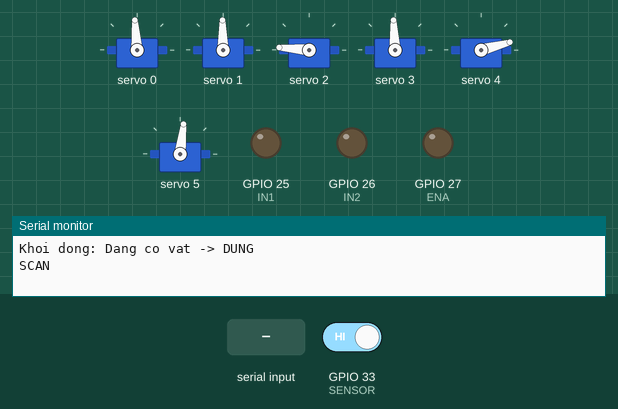
The sketch below on a simulated ESP32. Parts: 6 × servo, output pins drawn as LEDs (lit = HIGH), the last lines printed to the serial monitor. Inputs (shaded band) come from the test bench; at power-on: GPIO 33 (SENSOR) HIGH.

Above: at 2.2 s.
2.3 s: "R" received over Serial
At 4.0 s:
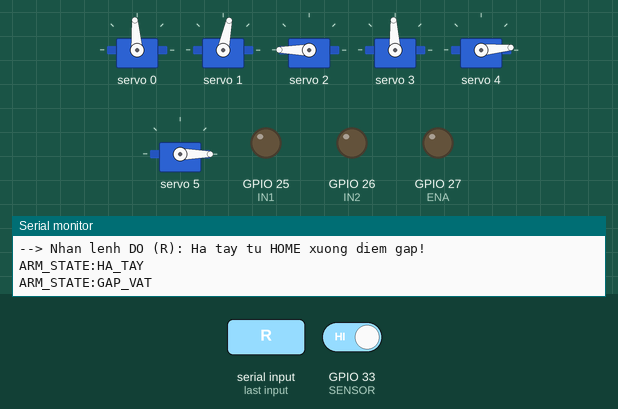
At 5.84 s:
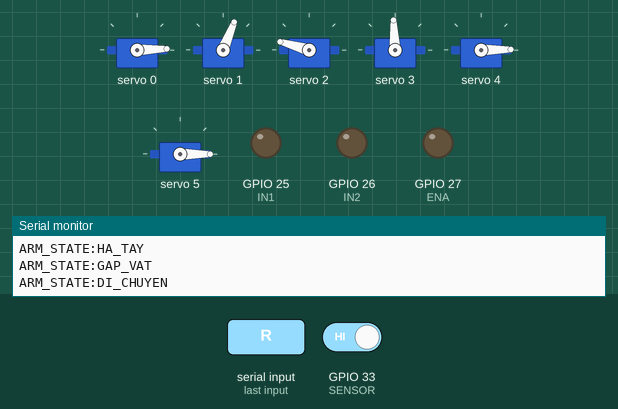
Timing chart, 0 to 9.8 s (numbered marks = the images above; inputs shaded):
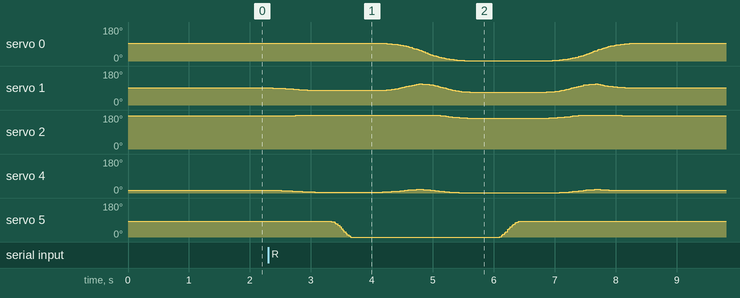

The sketch:

arm.ino
```cpp
#include <Wire.h>
#include <Adafruit_PWMServoDriver.h>

// ================= CẤU HÌNH BĂNG CHUYỀN & CẢM BIẾN =================
const int IN1 = 25;
const int IN2 = 26;
const int ENA = 27;
const int SENSOR = 33;                 // HIGH = có vật, LOW = không có vật

const int CONVEYOR_SPEED = 200;        // Tốc độ (0 - 255)
const unsigned long STOP_DELAY_MS   = 20;   // Thấy vật liên tục 20ms -> dừng
const unsigned long RESUME_DELAY_MS = 300;  // Hết vật liên tục 300ms -> chạy lại

bool conveyorRunning = false;
bool lastRaw = false;
unsigned long lastChange = 0;
unsigned long lastScanRequest = 0;

// ================= CẤU HÌNH PCA9685 & SERVO =================
Adafruit_PWMServoDriver pca = Adafruit_PWMServoDriver(0x40);

#define SDA_PIN 21
#define SCL_PIN 22
const float PWM_FREQ = 50.0;

const int servoPins[6]  = {0, 1, 2, 3, 4, 5};
const int servoMinUs[6] = {560, 600, 550, 550, 500, 500};
const int servoMaxUs[6] = {2460, 2400, 2450, 2450, 2300, 2300};

// Tọa độ Home khi chưa có vật và tọa độ Điểm Gắp
const float posHome[5] = {90, 88, 170, 90, 20};
const float posPick[5] = {90, 75, 175, 90, 10};

const int NUM_WAYPOINTS = 6;

// 1. Quỹ đạo cong VÒM CAO từ Điểm Gắp -> ĐỎ {0, 65, 160, 90, 5}
const float waypointsRed[NUM_WAYPOINTS][5] = {
  {90,  75, 175, 90, 10}, // Điểm 0: Vị trí Gắp (Giữ nguyên)
  {75,  96, 178, 90, 20}, // Điểm 1: Nhấc vọt lên cao
  {54, 110, 180, 90, 25}, // Điểm 2: Đỉnh đường cong (Cao nhất)
  {31, 105, 178, 90, 20}, // Điểm 3: Giữ độ cao khi xoay đế
  {13,  88, 170, 90, 12}, // Điểm 4: Hạ dần xuống vùng thả
  {0,   65, 160, 90, 5}   // Điểm 5: Vị trí Thả ĐỎ (Giữ nguyên)
};

// 2. Quỹ đạo cong VÒM CAO từ Điểm Gắp -> XANH DƯƠNG {0, 25, 90, 90, 0}
const float waypointsBlue[NUM_WAYPOINTS][5] = {
  {90,  75, 175, 90, 10}, // Điểm 0: Vị trí Gắp (Giữ nguyên)
  {75,  95, 176, 90, 20}, // Điểm 1: Nhấc vọt lên cao
  {54, 105, 172, 90, 25}, // Điểm 2: Đỉnh đường cong (Cao nhất)
  {31,  92, 158, 90, 18}, // Điểm 3: Giữ độ cao khi xoay đế
  {13,  62, 128, 90, 8},  // Điểm 4: Hạ dần xuống vùng thả
  {0,   25,  90, 90, 0}   // Điểm 5: Vị trí Thả XANH DƯƠNG (Giữ nguyên)
};

// 3. Quỹ đạo cong VÒM CAO từ Điểm Gắp -> XANH LÁ {0, 45, 135, 90, 0}
const float waypointsGreen[NUM_WAYPOINTS][5] = {
  {90,  75, 175, 90, 10}, // Điểm 0: Vị trí Gắp (Giữ nguyên)
  {75,  96, 178, 90, 20}, // Điểm 1: Nhấc vọt lên cao
  {54, 108, 176, 90, 25}, // Điểm 2: Đỉnh đường cong (Cao nhất)
  {31,  98, 166, 90, 18}, // Điểm 3: Giữ độ cao khi xoay đế
  {13,  74, 152, 90, 8},  // Điểm 4: Hạ dần xuống vùng thả
  {0,   45, 135, 90, 0}   // Điểm 5: Vị trí Thả XANH LÁ (Giữ nguyên)
};

const float (*activeWaypoints)[5] = waypointsRed;

// Khởi tạo tay máy ở vị trí HOME {90, 90, 90, 90, 90}, kẹp mở 90 độ
float currentAngle[6] = {90.0, 88.0, 170.0, 90.0, 20.0, 90.0};

// ================= BIẾN ĐIỀU KHIỂN QUỸ ĐẠO =================
const int UPDATE_INTERVAL = 10; // 10ms (100Hz)
unsigned long lastUpdateMillis = 0;

int sequenceStep = -1;
unsigned long actionStartTime = 0;

const unsigned long APPROACH_DURATION = 800;  // 0.8s đi từ Home xuống Điểm Gắp
const unsigned long CURVE_DURATION    = 1500; // 1.5s cho đường cong
const unsigned long GRIP_DURATION     = 400;  // 0.4s đóng/mở kẹp
const unsigned long PAUSE_TIME        = 400;  // 0.4s nghỉ ổn định

// Khai báo nguyên mẫu hàm
void runConveyor();
void stopConveyor();
void checkSerialCommand();
void applyServoAngle(int servoIndex, float angle);
void moveLinearSmooth(const float startPos[5], const float targetPos[5], float progress, float gripAngle);
void moveAlongCurve(float progress, bool isForward, float gripAngle);
void moveGripperSmooth(float startGrip, float targetGrip, float progress);

void runConveyor() {
  digitalWrite(IN1, HIGH);
  digitalWrite(IN2, LOW);
  ledcWrite(ENA, CONVEYOR_SPEED);
  conveyorRunning = true;
}

void stopConveyor() {
  if (conveyorRunning) {
    digitalWrite(IN1, HIGH);
    digitalWrite(IN2, HIGH);
    ledcWrite(ENA, 255);
    delay(50);
  }
  digitalWrite(IN1, LOW);
  digitalWrite(IN2, LOW);
  ledcWrite(ENA, 0);
  conveyorRunning = false;
}

void checkSerialCommand() {
  while (Serial.available() > 0) {
    char cmd = Serial.read();
    if (cmd == 'R' || cmd == 'r') {
      stopConveyor();
      activeWaypoints = waypointsRed;
      Serial.println("--> Nhan lenh DO (R): Ha tay tu HOME xuong diem gap!");
      actionStartTime = millis();
      sequenceStep = 1;
      return;
    }
    else if (cmd == 'B' || cmd == 'b') {
      stopConveyor();
      activeWaypoints = waypointsBlue;
      Serial.println("--> Nhan lenh XANH DUONG (B): Ha tay tu HOME xuong diem gap!");
      actionStartTime = millis();
      sequenceStep = 1;
      return;
    }
    else if (cmd == 'G' || cmd == 'g') {
      stopConveyor();
      activeWaypoints = waypointsGreen;
      Serial.println("--> Nhan lenh XANH LA (G): Ha tay tu HOME xuong diem gap!");
      actionStartTime = millis();
      sequenceStep = 1;
      return;
    }
  }
}

void setup() {
  Serial.begin(115200);

  pinMode(IN1, OUTPUT);
  pinMode(IN2, OUTPUT);
  pinMode(SENSOR, INPUT_PULLUP);
  ledcAttach(ENA, 1000, 8);

  Wire.begin(SDA_PIN, SCL_PIN);
  Wire.setClock(400000);
  pca.begin();
  pca.setOscillatorFrequency(29000000);
  pca.setPWMFreq(PWM_FREQ);

  // Đưa cánh tay về vị trí HOME {90, 90, 90, 90, 90}
  for (int i = 0; i < 6; i++) {
    applyServoAngle(i, currentAngle[i]);
  }
  delay(1000);

  bool hasObject = (digitalRead(SENSOR) == HIGH);
  lastRaw = hasObject;
  lastChange = millis();

  if (hasObject) {
    stopConveyor();
    Serial.println("Khoi dong: Dang co vat -> DUNG");
    Serial.println("SCAN");
    lastScanRequest = millis();
    sequenceStep = 0;
  } else {
    runConveyor();
    Serial.println("Khoi dong: Khong co vat -> CHAY (Tay may o HOME)");
    sequenceStep = -1;
  }
}

void loop() {
  // TRẠNG THÁI -1: BĂNG CHUYỀN CHẠY ĐỢI VẬT (ĐÃ BỎ NHẬN LỆNH THỦ CÔNG)
  if (sequenceStep == -1) {
    bool raw = (digitalRead(SENSOR) == HIGH);

    if (raw != lastRaw) {
      lastRaw = raw;
      lastChange = millis();
    }

    if (raw && (millis() - lastChange >= STOP_DELAY_MS)) {
      stopConveyor();
      Serial.println("CONVEYOR:DUNG");
      while (Serial.available() > 0) Serial.read(); // Xóa bộ đệm cũ
      Serial.println("SCAN"); // Báo Python bắt đầu đếm 1s lấy nét rồi quét
      lastScanRequest = millis();
      sequenceStep = 0;
    }
    else if (!raw && !conveyorRunning && (millis() - lastChange >= RESUME_DELAY_MS)) {
      runConveyor();
      Serial.println("CONVEYOR:CHAY");
    }
    return;
  }

  // TRẠNG THÁI 0: ĐỢI PYTHON LẤY NÉT 1S VÀ TRẢ MÃ MÀU R/G/B
  if (sequenceStep == 0) {
    checkSerialCommand();
    if (sequenceStep != 0) {
      // Ngay khi nhận được R, G, hoặc B -> Báo trạng thái bắt đầu hạ tay
      Serial.println("ARM_STATE:HA_TAY");
      return;
    }

    // Nhắc lại lệnh SCAN mỗi 1.8 giây nếu Python chưa phản hồi
    if (millis() - lastScanRequest >= 1800) {
      Serial.println("SCAN");
      lastScanRequest = millis();
    }
    return;
  }

  // TRẠNG THÁI 1 -> 5: CHU TRÌNH CÁNH TAY (CÓ GỬI TRẠNG THÁI TỪNG BƯỚC LÊN WEB)
  if (millis() - lastUpdateMillis < UPDATE_INTERVAL) return;
  lastUpdateMillis = millis();

  unsigned long elapsed = millis() - actionStartTime;

  switch (sequenceStep) {
    case 1: // BƯỚC 1: HOME -> ĐIỂM GẮP
      if (elapsed <= APPROACH_DURATION) {
        float p = (float)elapsed / APPROACH_DURATION;
        moveLinearSmooth(posHome, posPick, p, 90.0);
      } else if (elapsed > APPROACH_DURATION + 200) {
        Serial.println("ARM_STATE:GAP_VAT"); // Báo sang bước đóng kẹp gắp vật
        actionStartTime = millis();
        sequenceStep = 2;
      }
      break;

    case 2: // BƯỚC 2: ĐÓNG KẸP GẮP VẬT (90 -> 0)
      if (elapsed <= GRIP_DURATION) {
        float p = (float)elapsed / GRIP_DURATION;
        moveGripperSmooth(90.0, 0.0, p);
      } else if (elapsed > GRIP_DURATION + PAUSE_TIME) {
        Serial.println("ARM_STATE:DI_CHUYEN"); // Báo sang bước đi đường cong tới ô màu
        actionStartTime = millis();
        sequenceStep = 3;
      }
      break;

    case 3: // BƯỚC 3: ĐI ĐƯỜNG CONG TỚI ĐIỂM THẢ
      if (elapsed <= CURVE_DURATION) {
        float p = (float)elapsed / CURVE_DURATION;
        float smoothP = (1.0 - cos(p * PI)) / 2.0;
        moveAlongCurve(smoothP, true, 0.0);
      } else if (elapsed > CURVE_DURATION + PAUSE_TIME) {
        Serial.println("ARM_STATE:THA_VAT"); // Báo sang bước mở kẹp thả vật
        actionStartTime = millis();
        sequenceStep = 4;
      }
      break;

    case 4: // BƯỚC 4: MỞ KẸP THẢ VẬT (0 -> 90)
      if (elapsed <= GRIP_DURATION) {
        float p = (float)elapsed / GRIP_DURATION;
        moveGripperSmooth(0.0, 90.0, p);
      } else if (elapsed > GRIP_DURATION + PAUSE_TIME) {
        Serial.println("ARM_STATE:VE_HOME"); // Báo sang bước quay về Home
        actionStartTime = millis();
        sequenceStep = 5;
      }
      break;

    case 5: // BƯỚC 5: QUAY VỀ HOME THEO ĐƯỜNG CONG
      if (elapsed <= CURVE_DURATION) {
        float p = (float)elapsed / CURVE_DURATION;
        float smoothP = (1.0 - cos(p * PI)) / 2.0;
        moveAlongCurve(smoothP, false, 90.0);
      } else if (elapsed > CURVE_DURATION + PAUSE_TIME) {
        while (Serial.available() > 0) Serial.read();
        lastRaw = (digitalRead(SENSOR) == HIGH);
        lastChange = millis();
        Serial.println("DONE"); // Báo đã về tới Home
        sequenceStep = -1;
      }
      break;
  }
}

void moveLinearSmooth(const float startPos[5], const float targetPos[5], float progress, float gripAngle) {
  float smoothP = (1.0 - cos(progress * PI)) / 2.0;
  for (int i = 0; i < 5; i++) {
    currentAngle[i] = startPos[i] + (targetPos[i] - startPos[i]) * smoothP;
    applyServoAngle(i, currentAngle[i]);
  }
  currentAngle[5] = gripAngle;
  applyServoAngle(5, currentAngle[5]);
}

void moveAlongCurve(float progress, bool isForward, float gripAngle) {
  float effectiveProgress = isForward ? progress : (1.0 - progress);
  float totalSegments = NUM_WAYPOINTS - 1;
  float exactPos = effectiveProgress * totalSegments;

  int indexA = (int)exactPos;
  if (indexA >= NUM_WAYPOINTS - 1) indexA = NUM_WAYPOINTS - 2;
  int indexB = indexA + 1;
  float localProgress = exactPos - indexA;

  for (int i = 0; i < 5; i++) {
    float startA = (!isForward && indexA == 0) ? posHome[i] : activeWaypoints[indexA][i];
    float endB   = activeWaypoints[indexB][i];
    currentAngle[i] = startA + (endB - startA) * localProgress;
    applyServoAngle(i, currentAngle[i]);
  }

  currentAngle[5] = gripAngle;
  applyServoAngle(5, currentAngle[5]);
}

void moveGripperSmooth(float startGrip, float targetGrip, float progress) {
  float smoothP = (1.0 - cos(progress * PI)) / 2.0;
  currentAngle[5] = startGrip + (targetGrip - startGrip) * smoothP;
  applyServoAngle(5, currentAngle[5]);
}

void applyServoAngle(int servoIndex, float angle) {
  uint16_t pulseUs = servoMinUs[servoIndex] + (angle / 180.0) * (servoMaxUs[servoIndex] - servoMinUs[servoIndex]);
  pca.writeMicroseconds(servoPins[servoIndex], pulseUs);
}
```
